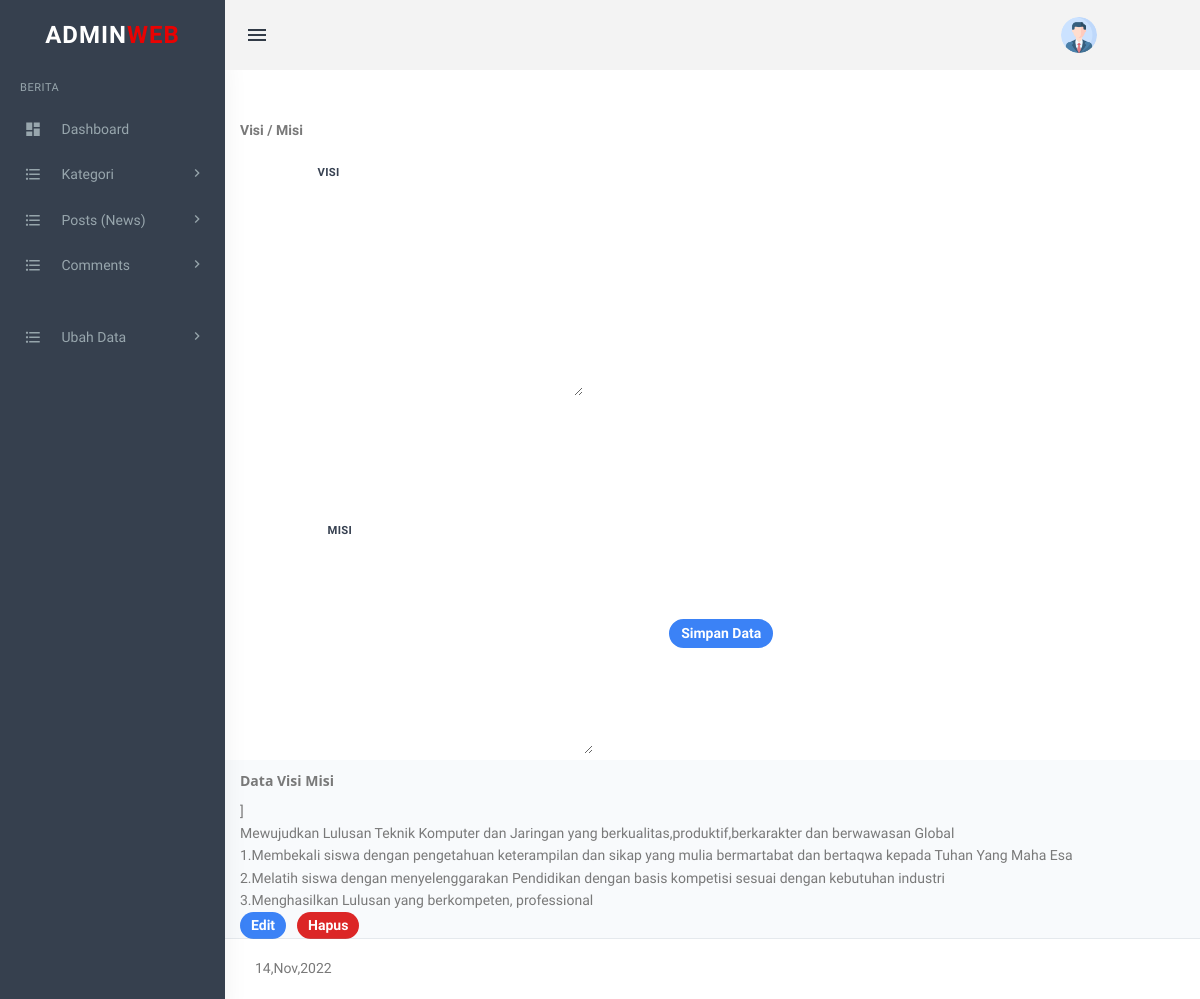
The page /assets/admin/VisiMisi (signed in) on the database its author committed.
### tables this page shows
CREATE TABLE `visi_misi` (
  `id` int(44) NOT NULL,
  `visi` varchar(1000) NOT NULL,
  `misi` varchar(1000) NOT NULL
);

### assets/admin/VisiMisi.php (the view, shortened to what this page needs)
<?php
$host       = "localhost";
$user       = "root";
$pass       = "";
$db         = "tkj";
$koneksi    = mysqli_connect($host, $user, $pass, $db);
?>
<!DOCTYPE html>
<html lang="en">
    <head>
        <link href="assets/css/bootstrap.min.css" rel="stylesheet" type="text/css" />
    <script src="https://cdn.tailwindcss.com"></script>
    <link href="assets/css/bootstrap.min.css" rel="stylesheet" type="text/css" />
        <link href="assets/css/core.css" rel="stylesheet" type="text/css" />
        <link href="assets/css/components.css" rel="stylesheet" type="text/css" />
        <link href="assets/css/icons.css" rel="stylesheet" type="text/css" />
        <link href="assets/css/menu.css" rel="stylesheet" type="text/css" />
    </head>
    <body class="fixed-left">
        <div id="wrapper">
           <?php include('includes/topheader.php');?>
             <?php include('includes/leftsidebar.php');?>
            <div class="">
        <div class="pl-96 mt-48 ">
            <div class="font-bold" id="te">
                Visi / Misi
            </div>
            <div class="content-center ml-28">
                <form action="" method="POST">
                    <div class="w-full md:w-1/2 px-3 py-9">
                            <div class="">
                            <label for="visi" class="block uppercase tracking-wide text-gray-700 text-lg font-bold mb-2">Visi</label>
                            </div>
                            <div class="col-sm-10">
                            <textarea id="" name="visi" id="visi" cols="30" rows="10"><?php echo $visi ?></textarea>
                            </div>
                    </div>
                    <br>
                    <br>
                    <br>
                    <div class="w-full md:w-1/2 px-7 py-4 mt-96">
                        <div>
                        <label for="misi" class="block uppercase tracking-wide mt-21 text-gray-700 text-lg font-bold mb-2">Misi</label>
                        </div>
                        <div class="col-sm-10">
                            <textarea id="" name="misi" id="misi" cols="30" rows="10"><?php echo $misi ?></textarea>
                        </div>
                    </div>
                    <br>
                    <br>
                    <div class="col-12">
                        <input type="submit" name="simpan" value="Simpan Data" class="btn btn-blue mt-9 text-white bg-blue-500 hover:bg-blue-800  font-bold py-1 px-4 left-5 rounded-full hover:text-blue-700 cursor-pointer hover:border-2 border-blue-500 border-2 hover:border-blue-600" />
                    </div>
                </form>
            </div>
        </div>
        <div class="my-auto pl-96 block bg-slate-50">
            <div class="card font-sans font-bold py-4">
                Data Visi Misi
            </div>
            <div class="card-body ">
                 ]
                    <?php
                        $sql2   = "SELECT * from visi_misi order by id desc";
                        $q2     = mysqli_query($koneksi, $sql2);
                        while ($r2 = mysqli_fetch_array($q2)) {
                            $id         = $r2['id'];
                            $visi        = $r2['visi'];
                            $misi       = $r2['misi'];
                        ?>
                                <p></textarea><?php echo $visi ?></p>
                                <p></textarea><?php echo $misi ?></p>
                                <td class="border px-9 py-2">
                                    <a href="VisiMisi.php?op=edit&id=<?php echo $id ?>"><button type="button" class="btn btn-blue bg-blue-500 hover:bg-blue-900 text-white font-bold py-1 px-4 rounded-full">Edit</button></a>
                                    <a href="VisiMisi.php?op=delete&id=<?php echo $id?>" onclick="return confirm('Yakin mau delete data?')"><button type="button" class="btn btn-red ml-3  bg-red-600 focus:ring-2 hover:bg-red-900 text-white font-bold py-1 px-4 rounded-full">Hapus</button></a>
                                </td>
                        <?php
                        }
                        ?>
            </div>
        </div>
    </div>
           <?php include('includes/footer.php');?>
        <link href="https://cdnjs.cloudflare.com/ajax/libs/summernote/0.8.9/summernote-bs4.css" rel="stylesheet">
    </body>
</html>

### assets/admin/assets/css/core.css (style rules this page uses)
body { font-family: 'Varela Round', sans-serif; margin: 0; padding-bottom: 60px; overflow-x: hidden; color: #797979; }
html { position: relative; min-height: 100%; }
p { line-height: 1.6; }
* { outline: none !important; }
#wrapper { height: 100%; overflow: hidden; width: 100%; }
.col-lg-1, .col-lg-10, .col-lg-11, .col-lg-12, .col-lg-2, .col-lg-3, .col-lg-4, .col-lg-5, .col-lg-6, .col-lg-7, .col-lg-8, .col-lg-9, .col-md-1, .col-md-10, .col-md-11, .col-md-12, .col-md-2, .col-md-3, .col-md-4, .col-md-5, .col-md-6, .col-md-7, .col-md-8, .col-md-9, .col-sm-1, .col-sm-10, .col-sm-11, .col-sm-12, .col-sm-2, .col-sm-3, .col-sm-4, .col-sm-5, .col-sm-6, .col-sm-7, .col-sm-8, .col-sm-9, .col-xs-1, .col-xs-10, .col-xs-11, .col-xs-12, .col-xs-2, .col-xs-3, .col-xs-4, .col-xs-5, .col-xs-6, .col-xs-7, .col-xs-8, .col-xs-9 { padding-left: 10px; padding-right: 10px; }
.text-white { color: #ffffff !important; }

### rows shown on the page
visi_misi: visi "Mewujudkan Lulusan Teknik Komputer dan Jaringan yang berkualitas,produktif,berkarakter dan berwawasan Global", misi "1.Membekali siswa dengan pengetahuan keterampilan dan sikap yang mulia bermartabat dan bertaqwa kepada Tuhan Yang Maha Esa 2.Melatih siswa dengan menyelenggarakan Pendidikan dengan basis kompetisi sesuai dengan kebutuhan industri 3.Menghasilkan Lulusan yang berkompeten, professional"
